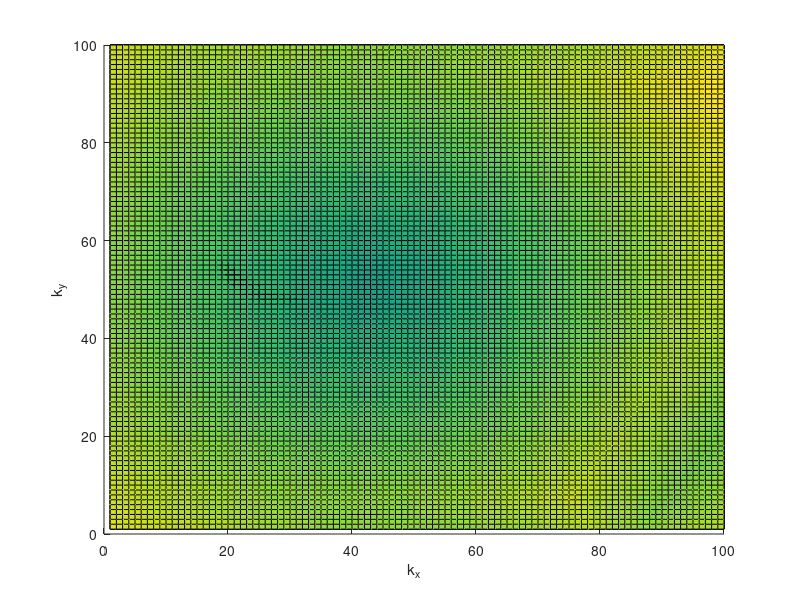
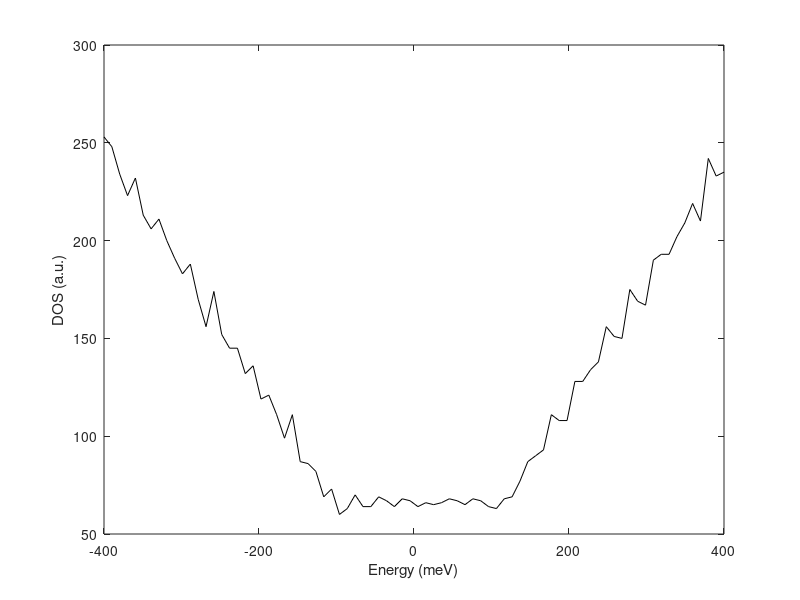
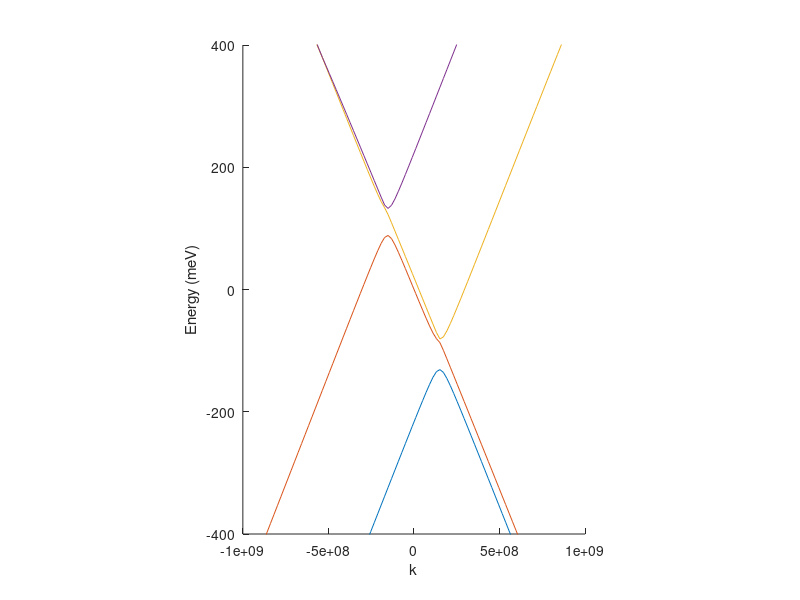

MATLAB code to generate these figures, in order:
function Bilayer_Dispersion_Bandstructure
clear
close
m = 1;
n = 1;
points = 100;
bound = 1e9;
kx = linspace(-bound,bound,points);
ky = linspace(-bound,bound,points);
d = zeros(12,points,points);
for i = 1:points
    for j = 1:points
        H = bilayermatrix(kx(i),ky(j));
        d(:,m,n) = eig(H);
        m = m + 1;
    end
    m = 1;
    n = n + 1;
end
energy1(:,:) = d(1,:,:);
energy2(:,:) = d(2,:,:);
energy3(:,:) = d(3,:,:);
energy4(:,:) = d(4,:,:);
energy5(:,:) = d(5,:,:);
energy6(:,:) = d(6,:,:);
energy7(:,:) = d(7,:,:);
energy8(:,:) = d(8,:,:);
energy9(:,:) = d(9,:,:);
energy10(:,:) = d(10,:,:);
energy11(:,:) = d(11,:,:);
energy12(:,:) = d(12,:,:);
hold on
%surf(energy1)
%surf(energy2)
%surf(energy3)
%surf(energy4)
surf(energy5)
surf(energy6)
surf(energy7)
surf(energy8)
%surf(energy9)
%surf(energy10)
%surf(energy11)
%surf(energy12)
xlabel('k_x')
ylabel('k_y')
zlabel('Energy (eV)')
hold off
E_min = -0.4;
E_max = 0.4;
delta_E = 0.01;
bins = (E_max-E_min)/delta_E;
energy = linspace(E_min,E_max,bins);
energy = energy*1000;
numstates1 = numstates(energy1,E_min,E_max,delta_E,points);
numstates2 = numstates(energy2,E_min,E_max,delta_E,points);
numstates3 = numstates(energy3,E_min,E_max,delta_E,points);
numstates4 = numstates(energy4,E_min,E_max,delta_E,points);
numstates5 = numstates(energy5,E_min,E_max,delta_E,points);
numstates6 = numstates(energy6,E_min,E_max,delta_E,points);
numstates7 = numstates(energy7,E_min,E_max,delta_E,points);
numstates8 = numstates(energy8,E_min,E_max,delta_E,points);
numstates9 = numstates(energy9,E_min,E_max,delta_E,points);
numstates10 = numstates(energy10,E_min,E_max,delta_E,points);
numstates11 = numstates(energy11,E_min,E_max,delta_E,points);
numstates12 = numstates(energy12,E_min,E_max,delta_E,points);
statesdist = numstates1+numstates2+numstates3+numstates4+numstates5+numstates6+numstates7+numstates8+numstates9+numstates10+numstates11+numstates12;
figure; plot(energy,statesdist,'black')
xlabel('Energy (meV)')
ylabel('DOS (a.u.)')
Band_1 = zeros(1,points);Band_2 = zeros(1,points);Band_3 = zeros(1,points);
Band_4 = zeros(1,points);Band_5 = zeros(1,points);Band_6 = zeros(1,points);
Band_7 = zeros(1,points);Band_8 = zeros(1,points);Band_9 = zeros(1,points);
Band_10 = zeros(1,points);Band_11 = zeros(1,points);Band_12 = zeros(1,points);
for i = 1:points
    Band_1(1,i) = d(1,points/2,i);Band_2(1,i) = d(2,points/2,i);Band_3(1,i) = d(3,points/2,i);
    Band_4(1,i) = d(4,points/2,i);Band_5(1,i) = d(5,points/2,i);Band_6(1,i) = d(6,points/2,i);
    Band_7(1,i) = d(7,points/2,i);Band_8(1,i) = d(8,points/2,i);Band_9(1,i) = d(9,points/2,i);
    Band_10(1,i) = d(10,points/2,i);Band_11(1,i) = d(11,points/2,i);Band_12(1,i) = d(12,points/2,i);
end
figure; 
hold on
%plot(kx,1000*Band_1)
%plot(kx,1000*Band_2)
%plot(kx,1000*Band_3)
%plot(kx,1000*Band_4)
plot(kx,1000*Band_5)
plot(kx,1000*Band_6)
plot(kx,1000*Band_7)
plot(kx,1000*Band_8)
%plot(kx,1000*Band_9)
%plot(kx,1000*Band_10)
%plot(kx,1000*Band_11)
%plot(kx,1000*Band_12)
axis([-bound bound 1000*E_min 1000*E_max])
pbaspect([0.7 1 1])
xlabel('k')
ylabel('Energy (meV)')
hold off
% dlmwrite('conductionband_lowres.txt', energy8);
% type conductionband_lowres.txt;
% dlmwrite('valenceband_lowres.txt', energy7);
% type valenceband_lowres.txt;
% dlmwrite('newvalenceband_lowres.txt', energy6);
% type newvalenceband_lowres.txt;
end

function statesdist = numstates(energy_vals,E_min,E_max,delta_E,points)
energy = E_min;
energy_index = 1;
bins = (E_max-E_min)/delta_E;
statesdist = zeros(bins,1);
while energy < E_max
    for i = 1:points
        for j = 1:points
            if energy_vals(i,j) > energy && energy_vals(i,j) <= energy + delta_E
                statesdist(energy_index) = statesdist(energy_index) + 1;
            end
        end
    end
    energy = energy + delta_E;
    energy_index = energy_index + 1;
end
end


function H = bilayermatrix(kx,ky)
phi = 3.9*pi/180;
a = 2.46*1E-10;
vf = (1.054*1E-34*1.1*1E6)/(1.6*1E-19);
tbar = 0.11;
lambda = a/(2*sin(phi/2));
theta = atan(sin(phi)/(1-cos(phi)));
G1x = (4*pi/(sqrt(3)*lambda))*cos(theta);
G1y = (4*pi/(sqrt(3)*lambda))*sin(theta);
G2x = cos(120*pi/180)*G1x - sin(120*pi/180)*G1y;
G2y = sin(120*pi/180)*G1x + cos(120*pi/180)*G1y;
phase = exp(2*pi*1i/3);
phaseC = conj(phase);
H = [0            vf*(kx-1i*ky) tbar          tbar          tbar*phase              tbar*phaseC             tbar*phaseC                     tbar*phase                      0                       0                       0                               0;
    vf*(kx+1i*ky) 0             tbar          tbar          tbar                    tbar*phase              tbar                            tbar*phaseC                     0                       0                       0                               0;
   
    tbar          tbar          0             vf*(kx-1i*ky) 0                       0                       0                               0                               -tbar*phaseC             -tbar*phase            -tbar*phase                    -tbar*phaseC;
    tbar          tbar          vf*(kx+1i*ky) 0             0                       0                       0                               0                               -tbar                   -tbar*phaseC             -tbar                           -tbar*phase;
    
    tbar*phaseC   tbar          0             0             0                       vf*(kx+G1x-1i*(ky+G1y)) 0                               0                               0                       0                       0                               0;
    tbar*phase    tbar*phaseC   0             0             vf*(kx+G1x+1i*(ky+G1y)) 0                       0                               0                               0                       0                       0                               0;
    
    tbar*phase    tbar          0             0             0                       0                       0                               vf*(kx+G1x+G2x-1i*(ky+G1y+G2y)) 0                       0                       0                               0;
    tbar*phaseC   tbar*phase    0             0             0                       0                       vf*(kx+G1x+G2x+1i*(ky+G1y+G2y)) 0                               0                       0                       0                               0;
    
    0             0             -tbar*phase   -tbar          0                       0                       0                               0                               0                       vf*(kx-G1x-1i*(ky-G1y)) 0                               0;
    0             0             -tbar*phaseC    -tbar*phase   0                       0                       0                               0                               vf*(kx-G1x+1i*(ky-G1y)) 0                       0                               0;
    
    0             0             -tbar*phaseC    -tbar          0                       0                       0                               0                               0                       0                       0                               vf*(kx-G1x-G2x-1i*(ky-G1y-G2y));
    0             0             -tbar*phase   -tbar*phaseC    0                       0                       0                               0                               0                       0                       vf*(kx-G1x-G2x+1i*(ky-G1y-G2y)) 0];
end
